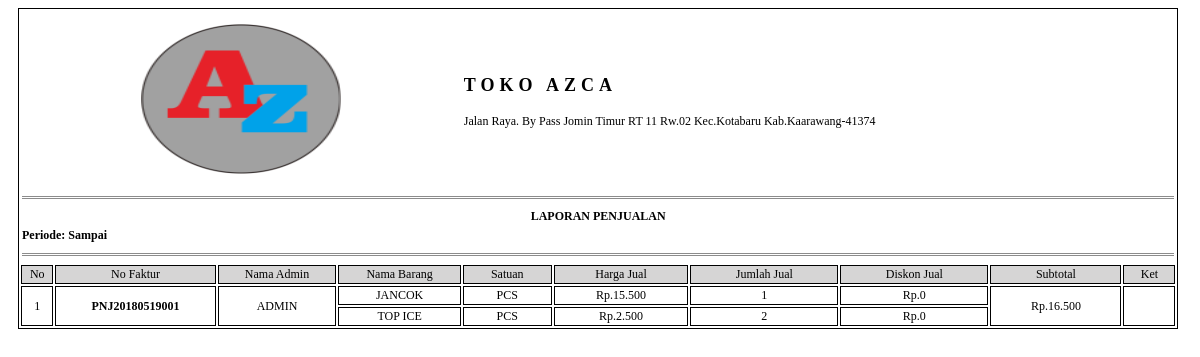
Page /pro_lap_penjualan.php?lap_pnj_fak=PNJ20180519001 on the committed database.
### tables this page shows
CREATE TABLE `penjualan` (
  `pnj_id` varchar(20) NOT NULL,
  `adm_id` int(11) DEFAULT NULL,
  `cst_id` int(11) DEFAULT NULL,
  `pnj_tanggal` date DEFAULT NULL,
  `pnj_total` double DEFAULT NULL,
  `pnj_ket` varchar(60) DEFAULT NULL,
  `pnj_total_akhir` double DEFAULT NULL,
  `pnj_diskon_akhir` double DEFAULT NULL,
  `pnj_bayar_akhir` double DEFAULT NULL,
  `pnj_kembalian_akhir` double DEFAULT NULL
);

CREATE TABLE `barang` (
  `brg_id` int(11) NOT NULL,
  `ktg_id` int(11) DEFAULT NULL,
  `stn_id` int(11) DEFAULT NULL,
  `brg_nama` varchar(60) DEFAULT NULL,
  `brg_harga_bl` double DEFAULT NULL,
  `brg_harga_jual` double DEFAULT NULL,
  `brg_stok` int(11) DEFAULT NULL,
  `brg_ket` varchar(250) DEFAULT NULL
);

CREATE TABLE `satuan` (
  `stn_id` int(11) NOT NULL,
  `stn_nama` varchar(30) DEFAULT NULL
);

### pro_lap_penjualan.php (the view, shortened to what this page needs)
<!DOCTYPE html PUBLIC "-//W3C//DTD XHTML 1.0 Strict//EN" "http://www.w3.org/TR/xhtml1/DTD/xhtml1-strict.dtd">
<html xmlns="http://www.w3.org/1999/xhtml" xml:lang="en">
<head>
	<link rel="stylesheet" href="assets/css/lap_style.css" />
</head>
<body>
	<?php
		@$lap_pnj_fak=$_GET['lap_pnj_fak'];
		@$lap_tgl_awal_pnj=$_GET['lap_tgl_awal_pnj'];
		@$lap_tgl_akhir_pnj=$_GET['lap_tgl_akhir_pnj'];
		if($lap_pnj_fak!=""){
			$query=mysql_query("SELECT penjualan.*,
								dt_penjualan.*,
								admin.adm_id,admin.adm_nama,
								barang.brg_id,barang.brg_nama,barang.brg_harga_bl,
								satuan.*,
								(SELECT COUNT(dt_penjualan.pnj_id) FROM dt_penjualan WHERE penjualan.pnj_id=dt_penjualan.pnj_id) AS baris
								FROM dt_penjualan
								INNER JOIN  penjualan ON dt_penjualan.pnj_id=penjualan.pnj_id
								INNER JOIN admin ON admin.adm_id=penjualan.adm_id
								INNER JOIN barang ON barang.brg_id=dt_penjualan.brg_id
								INNER JOIN satuan ON satuan.stn_id=barang.stn_id
								WHERE dt_penjualan.pnj_id='$lap_pnj_fak'")or die(mysql_error());
		}
	 ?>
	 <table width="98%" style="margin-left: 10px;font-size: 12px" class="colom">
		<tr>
			<td colspan="4"><p class="center"><img src="img/logo.png" height="150px" width="200px" align="center" /></p></td>
			<td colspan="8"><h2><p class="padding">TOKO AZCA</p></h2>
				<p>Jalan Raya. By Pass Jomin Timur RT 11 Rw.02 Kec.Kotabaru Kab.Kaarawang-41374</p>
			</td>
		</tr>
		<tr>
			<td colspan="12"> <hr class="garis" /></td>
		</tr>
		<tr>
			<td colspan="12" class="center"><b>LAPORAN PENJUALAN</b></td>
		</tr>
		<tr>
			<td colspan="12"><b>Periode: <?php echo $lap_tgl_awal_pnj.' Sampai '.$lap_tgl_akhir_pnj; ?></b></td>
		</tr>
		<tr>
			<td colspan="12"> <hr class="garis" /></td>
		</tr>
	 	<tr>
	 		<td class="center colom warna">No </td>
	 		<td class="center colom warna">No Faktur</td>
	 		<td class="center colom warna">Nama Admin</td>
	 		<td class="center colom warna">Nama Barang</td>
	 		<td class="center colom warna">Satuan</td>
	 		<td class="center colom warna">Harga Jual</td>
	 		<td class="center colom warna">Jumlah Jual</td>
	 		<td class="center colom warna">Diskon Jual</td>
	 		<td class="center colom warna">Subtotal</td>
	 		<td class="center colom warna">Ket</td>
	 	</tr>
	<?php
	 	$no=1;
	 	$jum=1;
	 	$jum2=1;
	 	if (mysql_num_rows($query)>0) {
	 		while($array=mysql_fetch_array($query)){
	 			echo "<tr>";
		 				if($jum<=1){
		 					echo"<td class='center colom' rowspan='".$array['baris']."'>".$no." </td>";
		 					echo"<td class='center colom' rowspan='".$array['baris']."'><b>".$array['pnj_id']."</b> </td>";
		 					echo"<td class='center colom' rowspan='".$array['baris']."'>".$array['adm_nama']." </td>";
		 					$jum=$array['baris'];
		 					$no++;
		 				}else{
		 					$jum=$jum-1;
		 				}
		?>
		 					<td class='center colom'><?php echo $array['brg_nama']; ?></td>
		 					<td class='center colom'><?php echo $array['stn_nama']; ?></td>
		 					<td class='center colom'><?php echo "Rp.".number_format($array['brg_harga_bl'],0,',','.'); ?></td>
		 					<td class='center colom'><?php echo $array['dt_pnj_jumbel']; ?></td>
		 					<td class='center colom'><?php echo "Rp.".number_format($array['dt_pnj_diskon'],0,',','.') ; ?></td>
		<?php
		 				if($jum2<=1){
		 					echo"<td class='center colom' rowspan='".$array['baris']."'>"."Rp.".number_format($array['dt_pnj_subtot'],0,',','.') ." </td>";
		 					echo"<td class='center colom' rowspan='".$array['baris']."'>".$array['pnj_ket']." </td>";
		 					$jum2=$array['baris'];
		 				}else{
		 					$jum2=$jum2-1;
		 				}
	 			echo "</tr>";
	 		}
	 	}else{
	 		echo "<tr>";
	 		echo"<td class='center colom' colspan='12'> <b>Data Tidak Ditemukan</b></td>";
	 		echo "</tr>";
	 	}
		?>
	 </table>
</body>
</html>

### assets/css/lap_style.css (style rules this page uses)
.colom { border: 1px solid black; }
.center { text-align: center; }
.garis { border:0px; border-top: 3px double #8c8c8c; }
.warna { background-color:#D6D5D5; }
.padding { letter-spacing: 5px; }

### rows in the picture
penjualan: pnj_id "PNJ20180519001", adm.adm_nama "ADMIN", barang.brg_nama "JANCOK", satuan.stn_nama "PCS", barang.brg_harga_bl "15.500", dt_pnj_jumbel "1", dt_pnj_diskon "0", dt_pnj_subtot "16.500", barang.brg_nama "TOP ICE", barang.brg_harga_bl "2.500", dt_pnj_jumbel "2"
